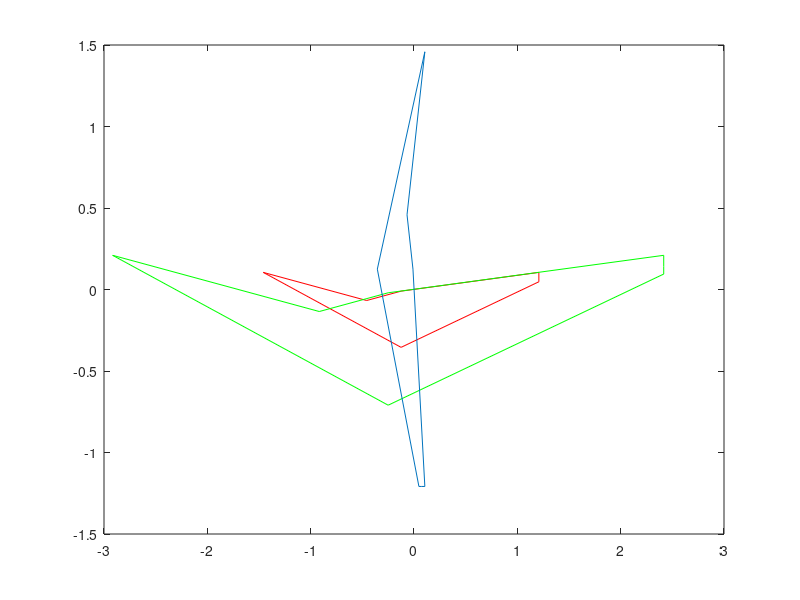

Source code (MATLAB):
%%Clears everything
clc
clear all
clf

%%fileID reads in the text file
fileID = fopen('part2.txt','r');

%%This specifies the format of the file that we are reading in
formatSpec = '%f %f';

%%This sets the size of the matrice to be read in
sizeA = [2 8];

%%Set matrice A
%%Reads the text file, specifies the format, and sets the size
A = fscanf(fileID, formatSpec, sizeA);

%%Plots A on the graph
%%Plots in a red color
plot(A(1,:), A(2 ,:),'r');

%%Doubles the size of A
B = 2*A;

%%Allows us to plot more than one item on graph
hold on

%%Plots B on the graph
%%Plots in a green color
plot(B(1,:), B(2,:), 'g');

%%Transpose of A
C = A';

%%Rotation of 90 degrees
D90 = [cos(pi/2) -sin(pi/2); sin(pi/2) cos(pi/2)];

%%F matrice 
%%Transpose of A rotated by 90 degrees
F = C*D90;

%%Plots F on the graph
%%Plots the normal color(blue)
plot(F(:,1), F(:,2));